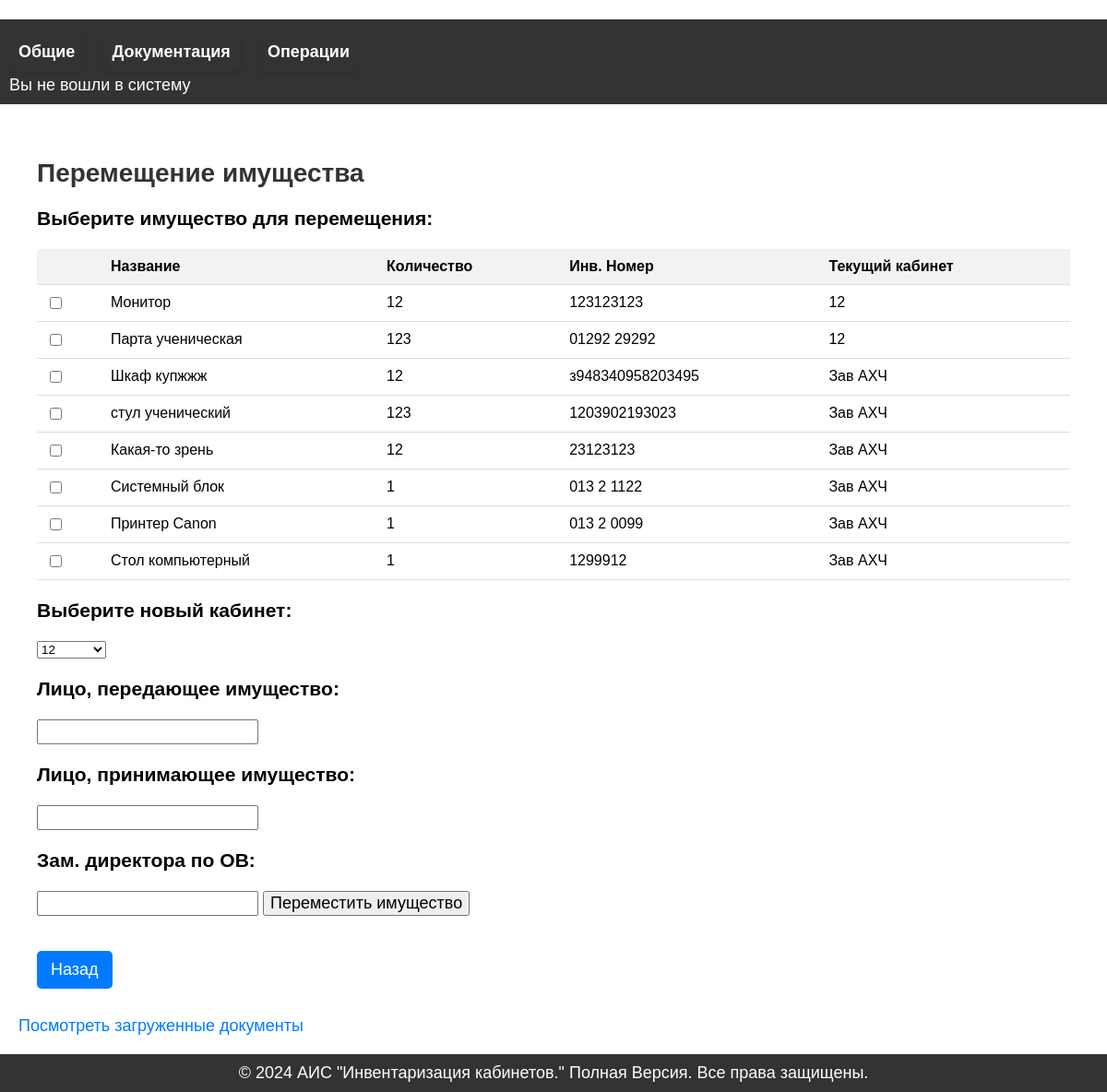
The app's page /act/move with its own data.
### tables this page shows
CREATE TABLE item (
            id INTEGER PRIMARY KEY AUTOINCREMENT,
            name TEXT NOT NULL,
            quantity INTEGER NOT NULL,
            inventory INTEGER NOT NULL,
            type TEXT NOT NULL,
            category TEXT NOT NULL,
            room_id INTEGER,
            FOREIGN KEY (room_id) REFERENCES room (id)
        );

CREATE TABLE room (
            id INTEGER PRIMARY KEY AUTOINCREMENT,
            name TEXT NOT NULL
        );

### main.py (the view, shortened to what this page needs)
@app.route('/act/move', methods=['GET', 'POST'])
def act():
    rooms = get_rooms()
    items = get_items()
    current_room_names = {}
    conn = get_db_connection()
    cursor = conn.cursor()
    for item in items:
        cursor.execute("SELECT name FROM room WHERE id = ?", (item['room_id'],))
        current_room_names[item['id']] = cursor.fetchone()['name']
    conn.close()
    return render_template('act.html', rooms=rooms, items=items, current_room_names=current_room_names)

### main.py (called while the page is built)
def get_db_connection():
    conn = sqlite3.connect('inventory.db')
    conn.row_factory = sqlite3.Row  # Позволяет обращаться к столбцам по имени
    return conn

def get_rooms():
    conn = get_db_connection()
    cursor = conn.cursor()
    cursor.execute("SELECT * FROM room")
    rooms = cursor.fetchall()
    conn.close()
    return rooms

def get_items():
    conn = get_db_connection()
    cursor = conn.cursor()
    cursor.execute("SELECT i.*, r.name AS room_name FROM item i JOIN room r ON i.room_id = r.id")
    items = cursor.fetchall()
    conn.close()
    return items

### templates/act.html (shortened to what this page needs)
﻿{% extends 'base.html' %}
{% block content %}
<div class="container">
    <h1>Перемещение имущества</h1>
    <form method="POST" action="{{ url_for('act') }}">
        <h3>Выберите имущество для перемещения:</h3>
        <table>
            <thead>
                <tr>
                    <th></th>
                    <th>Название</th>
                    <th>Количество</th>
                    <th>Инв. Номер</th>
                    <th>Текущий кабинет</th>
                </tr>
            </thead>
            <tbody>
                {% for item in items %}
                <tr>
                    <td><input type="checkbox" name="selected_items" value="{{ item['id'] }}"></td>
                    <td>{{ item['name'] }}</td>
                    <td>{{ item['quantity'] }}</td>
                    <td>{{ item['inventory'] }}</td>
                    <td>{{ current_room_names[item['id']] }}</td>
                </tr>
                {% endfor %}
            </tbody>
        </table>
        <h3>Выберите новый кабинет:</h3>
        <select name="new_room_id" required>
            {% for room in rooms %}
            <option value="{{ room['id'] }}">{{ room['name'] }}</option>
            {% endfor %}
        </select>
        <h3>Лицо, передающее имущество:</h3>
        <input type="text" name="mover" required>
        <h3>Лицо, принимающее имущество:</h3>
        <input type="text" name="seler" required>
        <h3>Зам. директора по ОВ:</h3>
        <input type="text" name="deputy_director" required>
        <button type="submit">Переместить имущество</button>
    </form>
    <a href="{{ url_for('index') }}" class="back-button">Назад</a>
</div>
<a href="{{ url_for('documents') }}">Посмотреть загруженные документы</a>
{% endblock %}

### templates/base.html (shortened to what this page needs)
<!DOCTYPE html>
<html lang="ru">
<head>
    <link rel='stylesheet' href='../static/css/style.css'>
</head>
<body>
    <header>
        <nav>
            <ul>
                <li><strong>Общие</strong>
                </li>
                <li><strong>Документация</strong>
                </li>
                <li><strong>Операции</strong>
                </li>
            </ul>
        </nav>
        <div class="user-info">
            {% if session.username %}
                <span>Добро пожаловать, {{ session.username }}!</span>
                <a href="{{ url_for('logout') }}">Выйти</a>
            {% else %}
                <span>Вы не вошли в систему</span>
            {% endif %}
        </div>
    </header>
    <div class="container">
        {% block content %}{% endblock %}
    </div>
    <footer>
        &copy; 2024 АИС "Инвентаризация кабинетов." Полная Версия. Все права защищены.
    </footer>
</body>
</html>

### static/css/style.css (style rules this page uses)
h1 { margin-bottom: 20px; font-size: 24px; color: #333; }
@media (min-width: 768px) { body { font-size: 18px; } }
@media (min-width: 768px) { .container { padding: 20px; } }
@media (min-width: 768px) { h1 { font-size: 36px; } }
@media (min-width: 768px) { table { font-size: 16px; } }
@media (min-width: 768px) { input, button { font-size: 18px; } }
body { font-family: Arial, sans-serif; margin: 0; padding: 0; }
.container { max-width: 100%; margin: 0 auto; }
header { background-color: #333; color: #fff; padding: 10px; }
nav ul { list-style-type: none; margin: 0; padding: 0; display: flex; }
nav ul li { margin-right: 20px; }
footer { background-color: #333; color: #fff; padding: 10px; text-align: center; }
h1 { margin-bottom: 20px; font-size: 28px; color: #333; }
table { width: 100%; border-collapse: collapse; }
th, td { padding: 8px; text-align: left; border-bottom: 1px solid #ddd; }
th { background-color: #f2f2f2; }
.add-item-button, .back-button { display: inline-block; margin: 10px 0; padding: 10px 15px; background-color: #007bff; color: white; text-decoration: none; border-radius: 5px; }
table { width: 100%; border-collapse: collapse; margin-top: 10px; }
th, td { padding: 10px; text-align: left; border-bottom: 1px solid #ddd; }
.back-button { display: inline-block; margin-top: 20px; padding: 10px 15px; background-color: #007bff; color: white; text-decoration: none; border-radius: 5px; }
ul { list-style-type: none; padding: 0; }
li { margin: 5px 0; padding: 10px; border-radius: 5px; box-shadow: 0 2px 5px rgba(0, 0, 0, 0.1); }
a { text-decoration: none; color: #007BFF; }
nav ul { list-style: none; padding: 0; margin: 0; display: flex; }
nav ul li { position: relative; margin-right: 20px; }

### records on screen
item: name "Монитор", quantity "12", inventory "123123123"
room: name "12"
item: name "Парта ученическая", quantity "123", inventory "01292 29292"
item: name "Шкаф купжжж", quantity "12", inventory "з948340958203495"
room: name "Зав АХЧ"
item: name "стул ученический", quantity "123", inventory "1203902193023"
item: name "Какая-то зрень", quantity "12", inventory "23123123"
item: name "Системный блок", quantity "1", inventory "013 2 1122"
item: name "Принтер Canon", quantity "1", inventory "013 2 0099"
item: name "Стол компьютерный", quantity "1", inventory "1299912"

### other values on screen
form field new_room_id "12"
